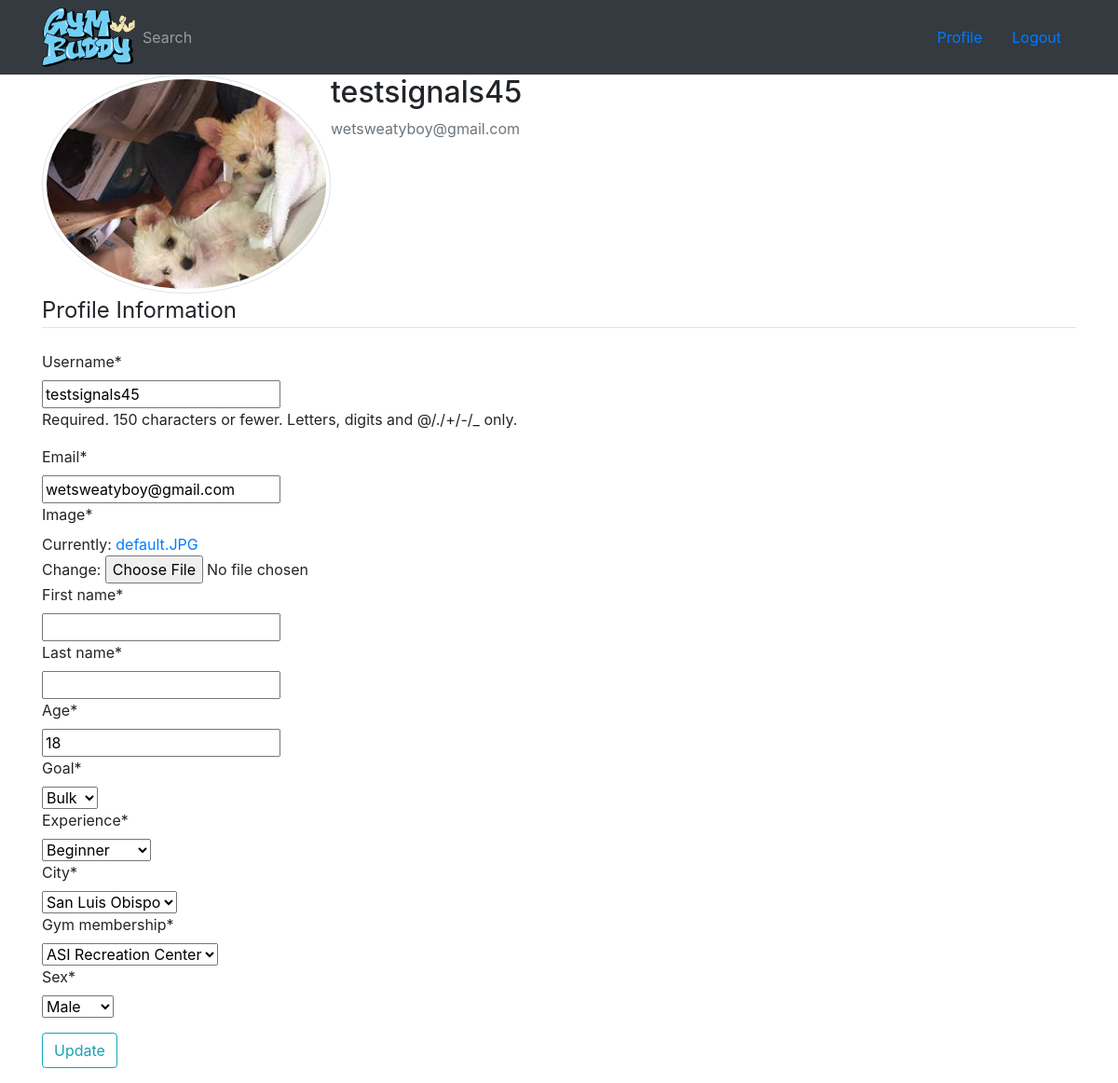
The page /profile/ (signed in) on the database as committed earlier.
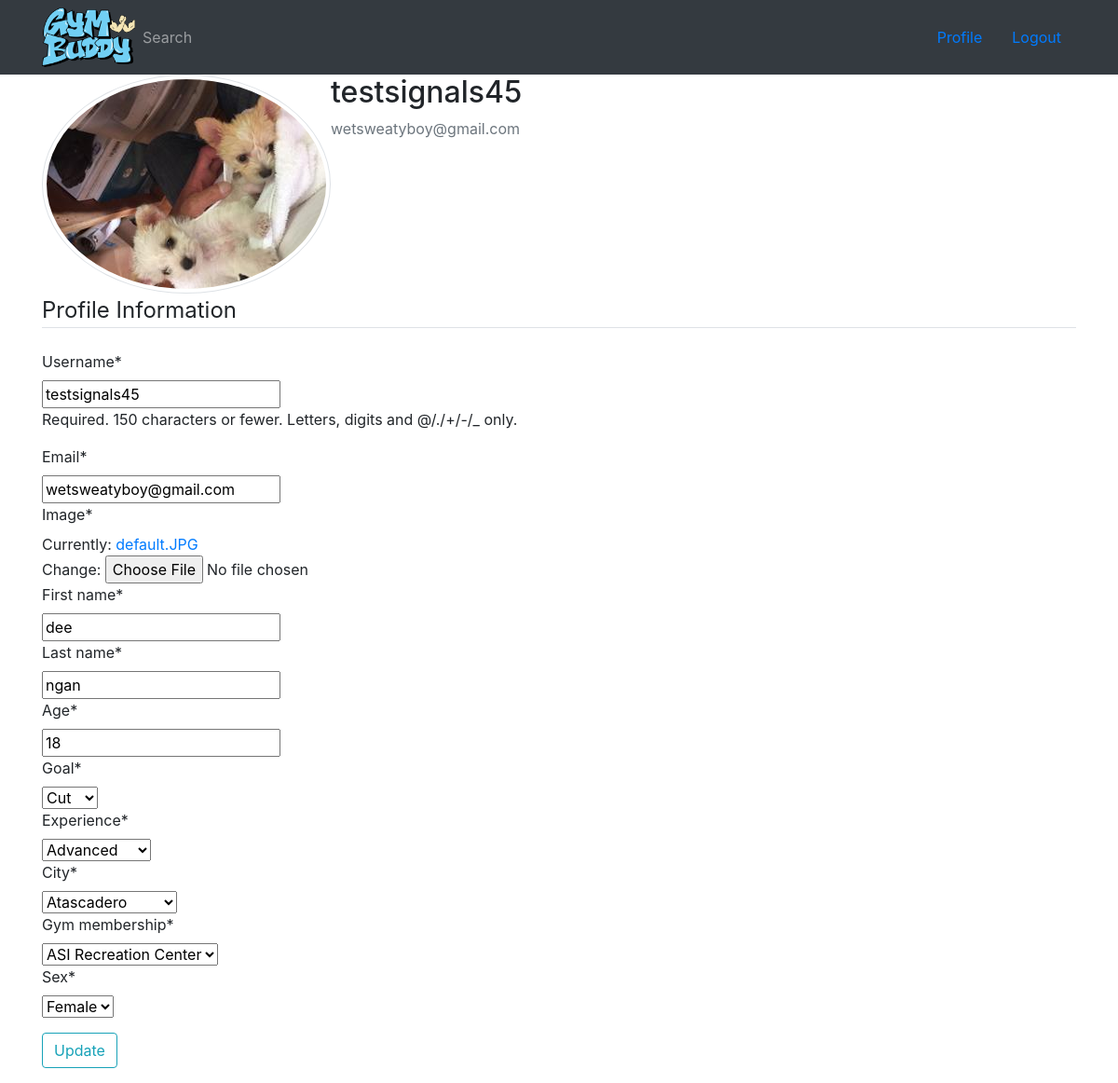
The same page on the database as committed later.
### Users/models.py (models this page shows, shortened)
class Profile(models.Model):
    goal_choices = [
        ('bulk', 'Bulk'),
        ('cut', 'Cut'),
        ('tone', 'Tone')
    ]
    experience_choices = [
        ('beginner', 'Beginner'),
        ('intermediate', 'Intermediate'),
        ('advanced', 'Advanced'),
    ]
    sex_choices = [
        ("male", "Male"),
        ("female", "Female")
    ]
    city_choices = [
        ('san luis obispo', 'San Luis Obispo'),
        ('atascadero', 'Atascadero')
    ]
    gym_choices = [
        ('ASI Recreation Center', 'ASI Recreation Center'),
    ]
    user = models.OneToOneField(User, on_delete=models.CASCADE, primary_key=True)
    image = models.ImageField(default='default.JPG', upload_to='profile_pics')
    first_name = models.CharField(max_length=30, default="",  blank=False)
    last_name = models.CharField(max_length=30, default="", blank=False)
    age = models.IntegerField(default=18)
    goal = models.CharField(max_length=30, choices=goal_choices, default="")
    experience = models.CharField(max_length=30, choices=experience_choices, default="")
    city = models.CharField(max_length=30, choices=city_choices, default="")
    gym_membership = models.CharField(max_length=30, choices=gym_choices, default="")
    sex = models.CharField(max_length=30, choices=sex_choices, default="")

### Users/views.py (the view)
# urls.py: path('profile/', user_views.profile,name ='profile' ),
@login_required
def profile(request):
    if request.method == 'POST':
        u_form = UserUpdateForm(request.POST, instance=request.user)
        p_form = ProfileUpdateForm(request.POST, request.FILES, instance=request.user.profile)
        if u_form.is_valid() and p_form.is_valid():
            u_form.save()
            p_form.save()
            messages.success(request, f'Your account is updated!')
            return redirect('profile')
    else:
        u_form = UserUpdateForm(instance=request.user)
        p_form = ProfileUpdateForm(instance=request.user.profile)
    context = {
        'u_form': u_form,
        'p_form': p_form
    }
    return render(request, 'users/profile.html', context)

### Users/forms.py
class UserUpdateForm(forms.ModelForm):
    email = forms.EmailField()
    class Meta:
        model = User
        fields = ['username', 'email']

class ProfileUpdateForm(forms.ModelForm):
    class Meta:
        model = Profile
        fields = ['image', 'first_name', 'last_name', 'age', 'goal', 'experience', 'city', 'gym_membership', 'sex']

### Users/templates/users/profile.html (shortened to what this page needs)
{% extends 'Search/base.html' %}
{% load crispy_forms_tags %}
{% block content %}
    <div class="container">
        <div class="content-section">
            <div class="media">
                <img class="rounded-circle img-thumbnail" src="{{ user.profile.image.url }}">
                <div class="media-body">
                <h2 class="account-heading">{{ user.username }}</h2>
                <p class="text-secondary">{{ user.email }}</p>
                </div>
            </div>
        </div>
        <form method="POST" enctype="multipart/form-data">
            <fieldset class="form-group">
                <legend class="border-bottom mb-4">Profile Information</legend>
                {% if u_form or p_form %}
                {{ u_form |crispy }}
                {{ p_form |crispy }}
                {% endif %}
            </fieldset>
            <div class="form-group">
                <button class="btn btn-outline-info" type="submit">Update</button>
            </div>
        </form>
    </div>
{% endblock content %}

### Search/templates/Search/base.html (shortened to what this page needs)
{% load static %}
<html>
  <head>
    <link rel="stylesheet" href="https://stackpath.bootstrapcdn.com/bootstrap/4.3.1/css/bootstrap.min.css">
  </head>
  <header>
    {% block header-area%}
      <nav class="navbar navbar-expand-md navbar-dark bg-dark">
        <div class="container">
          <img src="{% static 'logo/GymBuddyLogo.png'%}" style="width:100px;" >
          {% if user.is_authenticated %}
          <div class="navbar-nav mr-auto">
            <a class="nav-item nav-link" href="{% url 'search-home' %}">Search</a>
          </div>
          {% else %}
          <div class="navbar-nav mr-auto">
            <a class="nav-item nav-link" href="{% url 'nonauth-home' %}">GymBuddy</a>
          </div>
          {% endif %}
          {% if user.is_authenticated %}
            <a class="nav-item nav-link" href="{% url 'profile' %}">Profile</a>
            <a class="nav-item nav-link" href="{% url 'logout' %}">Logout</a>
          {% else %}
          <div class="navbar-nav">
            <a class="nav-item nav-link" href="{% url 'login' %}">Log In</a>
            <a class="nav-item nav-link" href="{% url 'register' %}">Register  </a>
          {% endif %}
          </div>
      </nav>
    {% endblock %}
  </header>
  <body>
    {% block content %}
    {% endblock%}
  </body>
</html>

Rows that differ between the two databases and show on the page:
changed Profile "ASI Recreation Center": first_name (not shown) → "dee"; last_name (not shown) → "ngan"; goal "Bulk" → "Cut"; experience "Beginner" → "Advanced"; city "San Luis Obispo" → "Atascadero"; sex "Male" → "Female"
